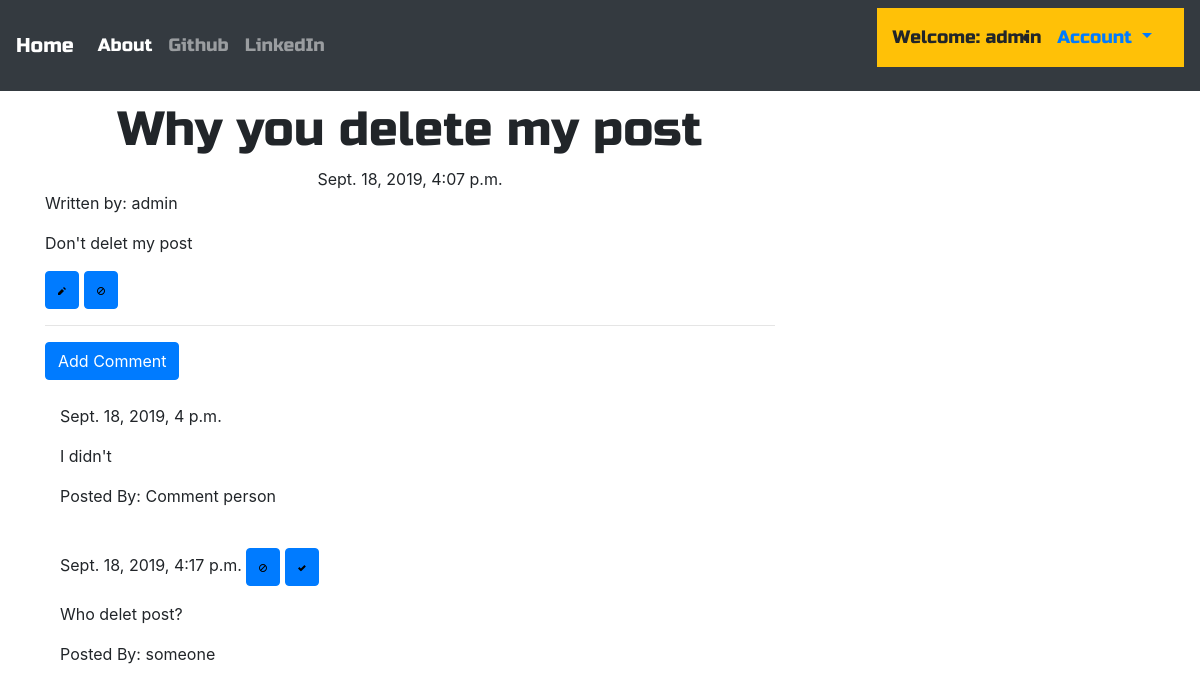
Screenshot of /post/3 (signed in) with the database file from the repository.
### blog/models.py (models this page shows, shortened)
class Post(models.Model):
    author = models.ForeignKey('auth.User',on_delete=models.CASCADE)
    title = models.CharField(max_length=200)
    text = models.TextField()
    create_date = models.DateTimeField(default=timezone.now)
    published_date = models.DateTimeField(blank=True,null=True)

class Comment(models.Model):
    post = models.ForeignKey('blog.Post',related_name='comments',on_delete=models.CASCADE)
    author = models.CharField(max_length=200)
    text = models.TextField()
    create_date = models.DateTimeField(default=timezone.now)
    approved_comment = models.BooleanField(default=False)

### blog/views.py (the view)
# urls.py: url(r'^post/(?P<pk>\d+)$',views.PostDetailView.as_view(),name='post_detail'),
class PostDetailView(DetailView):
    model = Post

### blog/templates/blog/post_detail.html
{% extends "blog/base.html" %}
{% load static %}
{% block content %}
<h1 class="posttitle loader">{{post.title}}</h1>
{% if post.published_date %}
	<div class="date postdate">
		{{ post.published_date }}
	</div>
	{% else %}
	<a class="btn btn-default" href="{% url 'post_publish' pk=post.pk %}">Publish</a>
	{% endif %}
	<div class="postauthor">
		<p>Written by: {{ post.author }}</p>
	</div>
<p class='postcontent'>{{ post.text|safe|linebreaksbr}}</p>
{% if user.is_authenticated %}
	<a class="btn btn-primary" href="{% url 'post_edit' pk=post.pk %}">
		<img src="{% static 'iconic/svg/pencil.svg' %}" alt="Edit">
	</a>
	<a class="btn btn-primary" href="{% url 'post_remove' pk=post.pk %}">
		<img src="{% static 'iconic/svg/ban.svg' %}" alt="Remove">
	</a>
{% endif %}
<hr>
<a class="btn btn-primary" href="{% url 'add_comment_to_post' pk=post.pk %}">Add Comment</a>
<div class="container">
	{% for comment in post.comments.all %}
		<br>
		{% if user.is_authenticated or comment.approved_comment %}
			{{comment.create_date}}
			{% if not comment.approved_comment %}
				<a class="btn btn-primary" href="{% url 'comment_remove' pk=comment.pk %}">
					<img src="{% static 'iconic/svg/ban.svg' %}" alt="Remove">
				</a>
				<a class="btn btn-primary" href="{% url 'comment_approve' pk=comment.pk %}">
					<img src="{% static 'iconic/svg/check.svg' %}" alt="Approve">
				</a>
			{% endif %}
			<p>{{comment.text|safe|linebreaks}}</p>
			<p>Posted By: {{comment.author}}</p>
		{% endif %}
		{% empty %}
		<p>No Comments!</p>
	{% endfor %}
{% endblock %}

### blog/templates/blog/base.html (shortened to what this page needs)
<!doctype html>
{% load static %}
<html lang="en">
  <head>
    <link rel="stylesheet" href="https://stackpath.bootstrapcdn.com/bootstrap/4.3.1/css/bootstrap.min.css">
	<link href="{% static 'iconic/font/css/open-iconic-bootstrap.css' %}" rel="stylesheet">
	<link rel="stylesheet" href="//cdn.jsdelivr.net/npm/medium-editor@latest/dist/css/medium-editor.min.css" type="text/css" media="screen" charset="utf-8">
	<link rel="stylesheet" href="{% static 'css/blog.css' %}">
<nav class="navbar navbar-expand-lg navbar-dark bg-dark techfont">
	<a class="navbar-brand" href="{% url 'post_list' %}">Home</a>
  <div class="collapse navbar-collapse" id="navbarSupportedContent">
    <ul class="navbar-nav mr-auto">
      <li class="nav-item active">
		  <a class="nav-link" href="{% url 'about' %}">About<span class="sr-only">(current)</span></a>
      </li>
      <li class="nav-item">
        <a class="nav-link" href="https://www.github.com/Edhotmetal/Django-Project">Github</a>
      </li>
	  <li class="nav-item">
		  <a class="nav-link" href="https://www.linkedin.com">LinkedIn</a>
	  </li>
    </ul>
	  {% if user.is_authenticated %}
		  <ul class="navbar navbar-light bg-warning navbar-right">
			<a>Welcome: {{ user.username }}</a>
		  <li class="nav-item dropdown">
			<a class="nav-link dropdown-toggle" href="#" id="navbarDropdown" role="button" data-toggle="dropdown" aria-haspopup="true" aria-expanded="false">
			  Account
			</a>
		  </li>
	  {% else %}
		  <a class="dropdown-item" href="{% url 'login' %}"><span class="oi oi-icon-name" title="icon name" aria-hidden="true"></span>Login</a>
	  {% endif %}
	  </ul>
	  </div>
</nav>
<div class="content container">
	<div class="row">
		<div class="col-md-8">
			<div class="blog_posts">
				{% block content %}
				{% endblock %}
			</div>
		</div>
	</div>
</div>
  </body>
</html>

### blog/static/css/blog.css (style rules this page uses)
.techfont { font-family: 'Russo One', sans-serif; font-size: 18px; margin-bottom: 10px; }
.postdate { text-align: center; }
.posttitle { font-family: 'Russo One', sans-serif; font-size: 3em; text-align: center; }
.postcontent { font-family: 'Montserrat'; font-size: 1.5em; }
.loader { filter:hue-rotate(0deg); color:linear-gradient(45deg,#0f8,#08f); animation:hue 10000ms infinite linear; }

### rows the page displays
Post: title "Why you delete my post", published_date "Sept. 18, 2019, 4:07 p.m.", author "admin", text "Don't delet my post"
Comment: create_date "Sept. 18, 2019, 4 p.m.", text "I didn't", author "Comment person"
Comment: create_date "Sept. 18, 2019, 4:17 p.m.", approved_comment False (drawn), text "Who delet post?", author "someone"

### other values shown
{{ user.username }} "admin"
